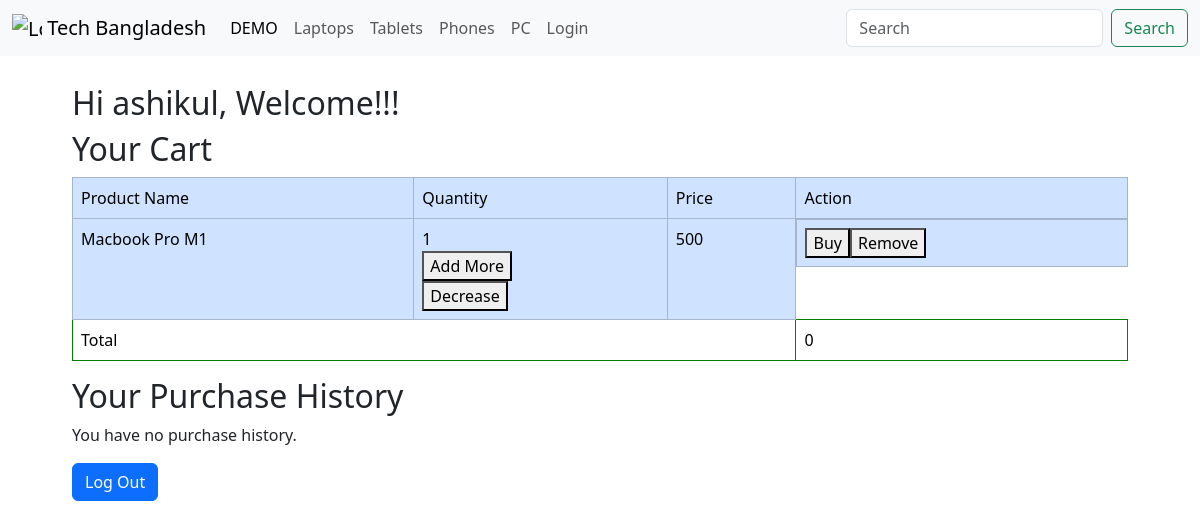
The page /profile (signed in) on the database as committed earlier.
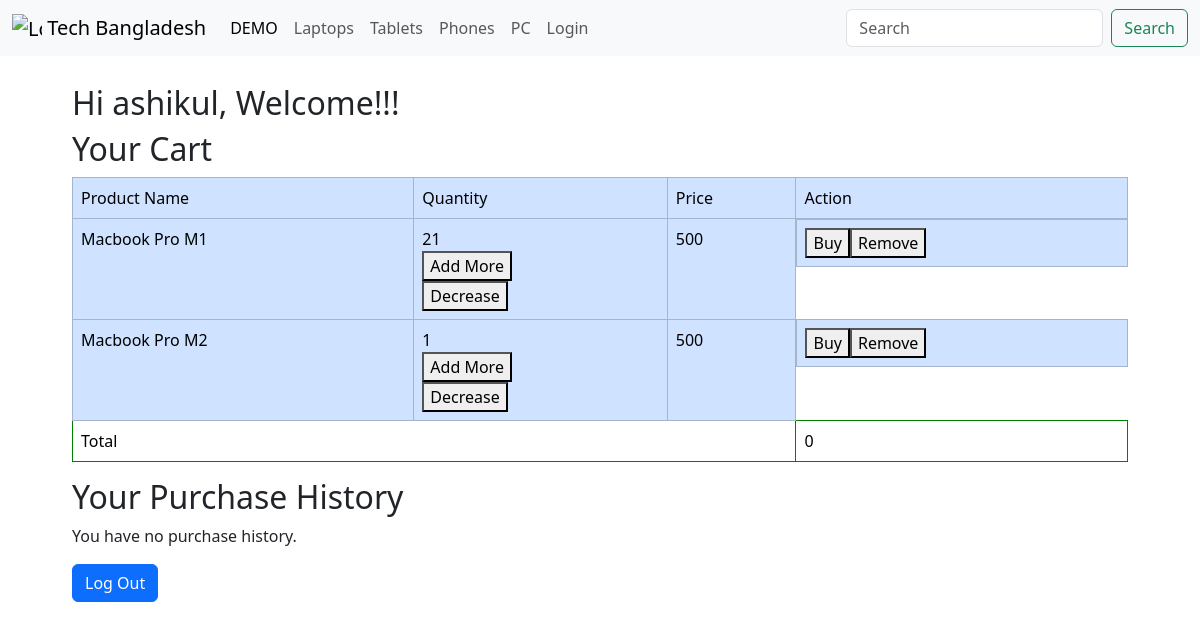
The same page on the database as committed later.
### app/models.py (models this page shows)
class Cart(db.Model):
    __tablename__ = 'cart'
    id = db.Column(db.Integer, primary_key =True)
    user_id = db.Column(db.Integer,db.ForeignKey("user.id"),nullable =False)
    product_id = db.Column(db.Integer, db.ForeignKey("product.id"),nullable = False)
    quantity = db.Column(db.Integer,default = 1)
    product = db.relationship("Product",backref = "cart_items")
    user = db.relationship("User", back_populates = "cart_items")

class Product(db.Model):
    __tablename__= "product"
    id = db.Column(db.Integer,primary_key = True)
    name = db.Column(db.String(200),nullable = False)
    brand = db.Column(db.String(200),nullable = True)
    releasedate = db.Column(db.String(200), nullable = True)
    description = db.Column(db.String(200),nullable = False)
    price = db.Column(db.Integer,nullable = False)
    stock = db.Column(db.Integer,nullable = False)
    category = db.Column(db.String(100),nullable = False)
    image = db.Column(db.String(100),nullable = False)
    availabity = db.Column(db.Boolean,nullable = True)
    time = db.Column(db.DateTime,default= datetime.now)
    hardware = db.relationship("Hardware",back_populates = "product")
    battery = db.relationship("Battery",back_populates = "product")
    display = db.relationship("Display",back_populates = "product")
    connectivity = db.relationship("Connectivity",back_populates = "product")
    camera = db.relationship("Camera",back_populates = "product")
    software = db.relationship("Software",back_populates = "product")
    extrainfo = db.relationship("Extrainfo",back_populates = "product")

### app/profile.py (the view)
@profiles.route('/profile')
@login_required
def profile():
    username = current_user.username
    email = current_user.email
    picture_url = current_user.profile_pic
    cart_items = Cart.query.filter(Cart.user_id == current_user.id).all()
    total = 0
    purchases = Purchase.query.filter(Purchase.user_id == current_user.id).all()
    return render_template('profile.html',username = username,email= email,picture_url = picture_url,cart_items = cart_items,total = total,purchases=purchases)

### app/__init__.py (called while the page is built)
@login_manager.user_loader
def load_user(user_id):
    from app.models import User
    return User.query.get(int(user_id))

### app/templates/profile.html (shortened to what this page needs)
{% extends 'layout.html' %}
{% block body %}
    <div class="container">
        <div class="row">
            <h2>
                Hi {{ current_user.name }}, Welcome!!!
            </h2>
        </div>
    </div>
    <div class="container">
    <h2 class="">
        Your Cart
    </h2>
    {% if not cart_items %}
    <p class="lead">You have nothing in your cart</p>
    {% else %}
    <table class="table">
        <tr class="table-primary">
            <td class="table-primary ">
                Product Name
            </td>
            <td class="table-primary">
                Quantity
            </td>
            <td class="table-primary">
                Price
            </td>
            <td class="table-primary">
                Action
            </td>
        </tr>
        {% for item in cart_items %}
            <tr class="table-primary" id="cart-item-{{item.id}}">
                <td class="table-primary ">
                    {{ item.product.name }}
                </td>
                <td class="table-primary quantity_value{{item.id}}">
                    {{ item.quantity }}
                    <form method="post" action="/api/addquantity" class="quantity">
                        <button type="submit">Add More</button>
                    </form>
                    {% if item.quantity > 1 %}
                    <form method="post" action="decreasequantity">
                        <button type="submit">Decrease</button>
                    </form>
                    {% else %}
                        <button  >Decrease</button>
                    {% endif %}
                </td>
                <td class="table-primary">
                    {{ item.product.price }}
                </td>
                <td class="table-primary" style="display: flex;">
                    <form method="post" action="/checkout">
                        <button  type="submit">Buy</button>
                    </form>
                    <form method="post" action="/api/remove_from_cart" class="removefromcart">
                        <button  type="submit" >Remove</button>
                    </form>
                </td>
            </tr>
    {% endfor %}
    <tr>
        <td colspan="3">Total</td>
        <td>{{ total }}</td>
    </tr>
    </table>
    {% endif  %}
</div>
<div class="container">
    <h2>
        Your Purchase History
    </h2>
    {% if not purchases %}
    <p>You have no purchase history.</p>
    {% endif  %}
</div>
<div>
<div class="container">
    <button type="button" class="btn btn-primary" data-bs-toggle="modal" data-bs-target="#exampleModal">
        Log Out
    </button>
</div>
{% endblock %}

Rows that differ between the two databases and show on the page:
changed Cart "Macbook Pro M1": quantity "1" → "21"
added Cart: product.name "Macbook Pro M2", quantity "1", shows "Decrease", product.price "500"
